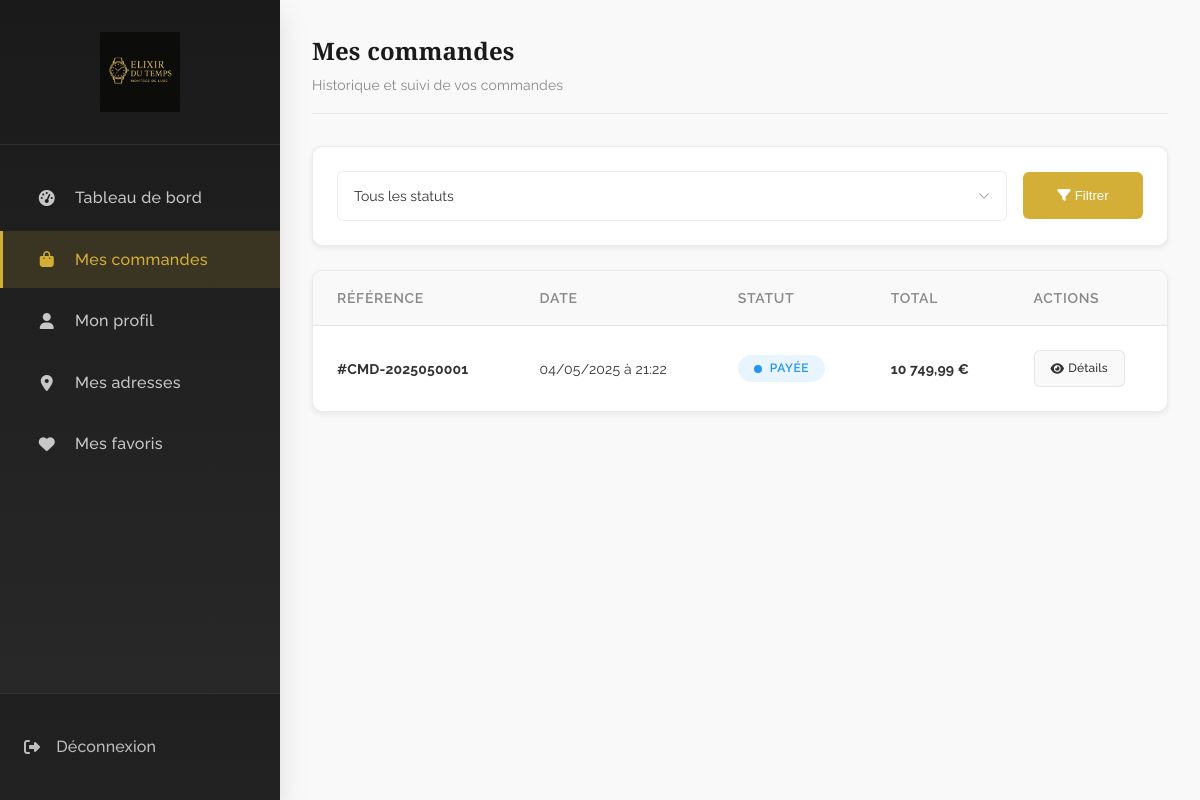
/public/user/orders.php (signed in), run on the app's committed database.
### tables this page shows
CREATE TABLE commandes (
    id INT AUTO_INCREMENT PRIMARY KEY,
    reference VARCHAR(50) NOT NULL UNIQUE,
    utilisateur_id INT NOT NULL,
    statut ENUM('en_attente', 'payee', 'en_preparation', 'expediee', 'livree', 'annulee', 'remboursee') DEFAULT 'en_attente',
    date_commande DATETIME DEFAULT CURRENT_TIMESTAMP,
    date_modification DATETIME ON UPDATE CURRENT_TIMESTAMP,
    total_produits DECIMAL(10, 2) NOT NULL,
    frais_livraison DECIMAL(10, 2) DEFAULT 0.00,
    total_taxe DECIMAL(10, 2) DEFAULT 0.00,
    total DECIMAL(10, 2) NOT NULL,
    mode_paiement VARCHAR(50),
    adresse_livraison TEXT NOT NULL,
    adresse_facturation TEXT NOT NULL,
    notes TEXT,
    FOREIGN KEY (utilisateur_id) REFERENCES utilisateurs(id) ON UPDATE CASCADE,
    INDEX idx_reference (reference),
    INDEX idx_statut (statut),
    INDEX idx_date (date_commande)
);

### public/user/orders.php (the view, shortened to what this page needs)
<?php
$db = new Database();
$conn = $db->getConnection();
$userId = $_SESSION['user_id'];
$page = isset($_GET['page']) ? (int)$_GET['page'] : 1;
$limit = 10;
$offset = ($page - 1) * $limit;
$statusFilter = '';
$params = [$userId];
$stmt = $conn->prepare("
    SELECT * FROM commandes
    WHERE utilisateur_id = ? $statusFilter
    ORDER BY date_commande DESC
    LIMIT ? OFFSET ?
");
$params[] = $limit;
$params[] = $offset;
$stmt->execute($params);
$orders = $stmt->fetchAll(PDO::FETCH_ASSOC);
$statusTranslations = [
    'en_attente' => 'En attente',
    'payee' => 'Payée',
    'en_preparation' => 'En préparation',
    'expediee' => 'Expédiée',
    'livree' => 'Livrée',
    'annulee' => 'Annulée',
    'remboursee' => 'Remboursée'
];
?>
<!DOCTYPE html>
<html lang="fr">
<head>
    <link rel="stylesheet" href="https://cdnjs.cloudflare.com/ajax/libs/font-awesome/6.4.0/css/all.min.css">
    <link rel="stylesheet" href="assets/css/dashboard-vars.css">
    <link rel="stylesheet" href="assets/css/sidebar.css">
</head>
<body>
<div class="dashboard-layout">
    <?php include 'includes/sidebar.php'; ?>
    <main class="dashboard-content">
        <div class="dashboard-header">
            <h1>Mes commandes</h1>
            <p>Historique et suivi de vos commandes</p>
        </div>
        <?php if (empty($orders)): ?>
            <div class="empty-state-container">
                <div class="empty-state">
                    <i class="fas fa-shopping-bag empty-icon"></i>
                    <h2>Aucune commande trouvée</h2>
                    <p>Vous n'avez pas encore passé de commande<?php echo isset($_GET['status']) ? ' avec le statut sélectionné' : ''; ?>.</p>
                    <?php if (isset($_GET['status'])): ?>
                        <a href="orders.php" class="btn-primary">
                            <i class="fas fa-undo-alt"></i>&nbsp;Voir toutes mes commandes
                        </a>
                    <?php else: ?>
                        <a href="../pages/Montres.php" class="btn-primary">
                            <i class="fas fa-shopping-cart"></i>&nbsp;Découvrir nos montres
                        </a>
                    <?php endif; ?>
                </div>
            </div>
        <?php else: ?>
            <div class="orders-filter">
                <form action="" method="GET" class="filter-form">
                    <div class="form-group">
                        <select name="status" id="status-filter" class="form-select">
                            <option value="">Tous les statuts</option>
                        </select>
                    </div>
                    <button type="submit" class="btn-filter">
                        <i class="fas fa-filter"></i>
                        Filtrer
                    </button>
                </form>
            </div>
            <div class="orders-table-container">
                <table class="orders-table">
                    <thead>
                        <tr>
                            <th>Référence</th>
                            <th>Date</th>
                            <th>Statut</th>
                            <th>Total</th>
                            <th>Actions</th>
                        </tr>
                    </thead>
                    <tbody>
                        <?php foreach ($orders as $order): ?>
                            <tr>
                                <td><strong>#<?php echo htmlspecialchars($order['reference']); ?></strong></td>
                                <td><?php echo date('d/m/Y à H:i', strtotime($order['date_commande'])); ?></td>
                                <td>
                                    <span class="status-badge status-<?php echo $order['statut']; ?>">
                                        <?php echo isset($statusTranslations[$order['statut']]) ? $statusTranslations[$order['statut']] : $order['statut']; ?>
                                    </span>
                                </td>
                                <td><strong><?php echo number_format($order['total'], 2, ',', ' '); ?> €</strong></td>
                                <td>
                                    <a href="order-details.php?id=<?php echo $order['id']; ?>" class="btn-view">
                                        <i class="fas fa-eye"></i>
                                        Détails
                                    </a>
                                </td>
                            </tr>
                        <?php endforeach; ?>
                    </tbody>
                </table>
            </div>
        <?php endif; ?>
    </main>
</div>
</body>
</html>

### public/user/assets/css/dashboard-vars.css (style rules this page uses)
:root { --primary-color: #d4af37; --primary-light: rgba(212, 175, 55, 0.1); --primary-dark: #b8973a; --secondary-color: #1a1a1a; --secondary-light: #2a2a2a; --light-color: #fff; --light-gray: #f9f9f9; --medium-gray: #888; --dark-gray: #333; --border-color: rgba(0, 0, 0, 0.08); --success-color: #4caf50; --warning-color: #ff9800; --danger-color: #f44336; --info-color: #2196F3; --shadow-xs: 0 1px 3px rgba(0,0,0,0.05); --shadow-sm: 0 2px 6px rgba(0,0,0,0.08); --shadow-md: 0 4px 12px rgba(0,0,0,0.08); --shadow-lg: 0 12px 28px rgba(0,0,0,0.12); --transition: all 0.3s cubic-bezier(0.25, 0.8, 0.25, 1); --radius-sm: 6px; --radius-md: 10px; --radius-lg: 16px; --font-primary: 'Playfair Display', serif; --font-secondary: 'Raleway', sans-serif; --font-size-xs: 0.75rem; --font-size-sm: 0.875rem; --font-size-md: 1rem; --font-size-lg: 1.125rem; --font-size-xl: 1.5rem; --font-size-2xl: 2rem; --spacing-xs: 4px; --spacing-sm: 8px; --spacing-md: 16px; --spacing-lg: 24px; --spacing-xl: 32px; }
* { margin: 0; padding: 0; box-sizing: border-box; }
body { font-family: var(--font-secondary); background-color: var(--light-gray); color: var(--dark-gray); line-height: 1.6; font-weight: 400; letter-spacing: 0.01em; }
.dashboard-layout { display: flex; min-height: 100vh; position: relative; }

### public/user/assets/css/sidebar.css (style rules this page uses)
.dashboard-content { flex: 1; margin-left: 280px; padding: var(--spacing-xl); max-width: 100%; }

### data on the page
commandes: reference "CMD-2025050001", date_commande "04/05/2025 à 21:22", statut "PAYÉE", total "10 749,99"
